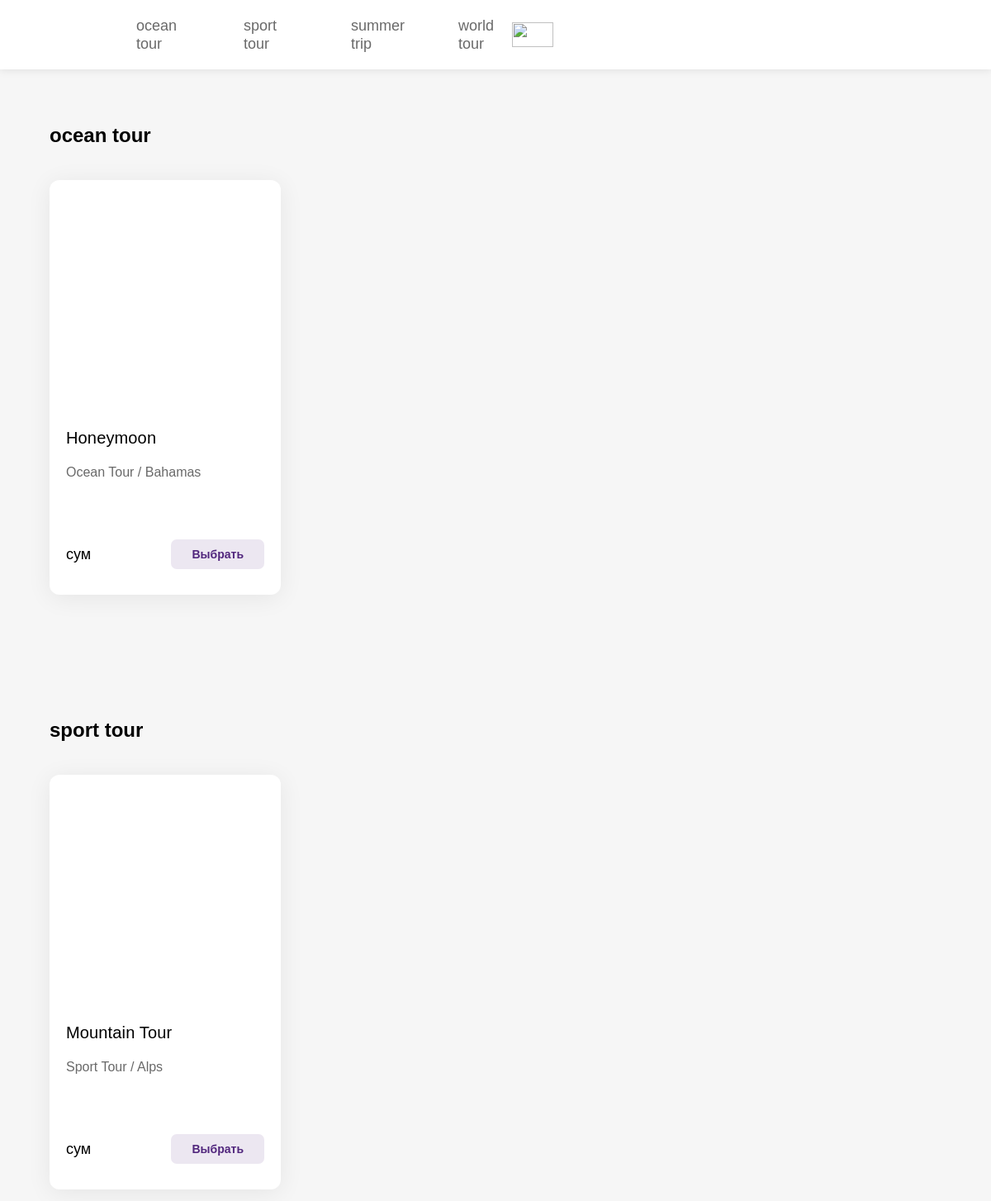
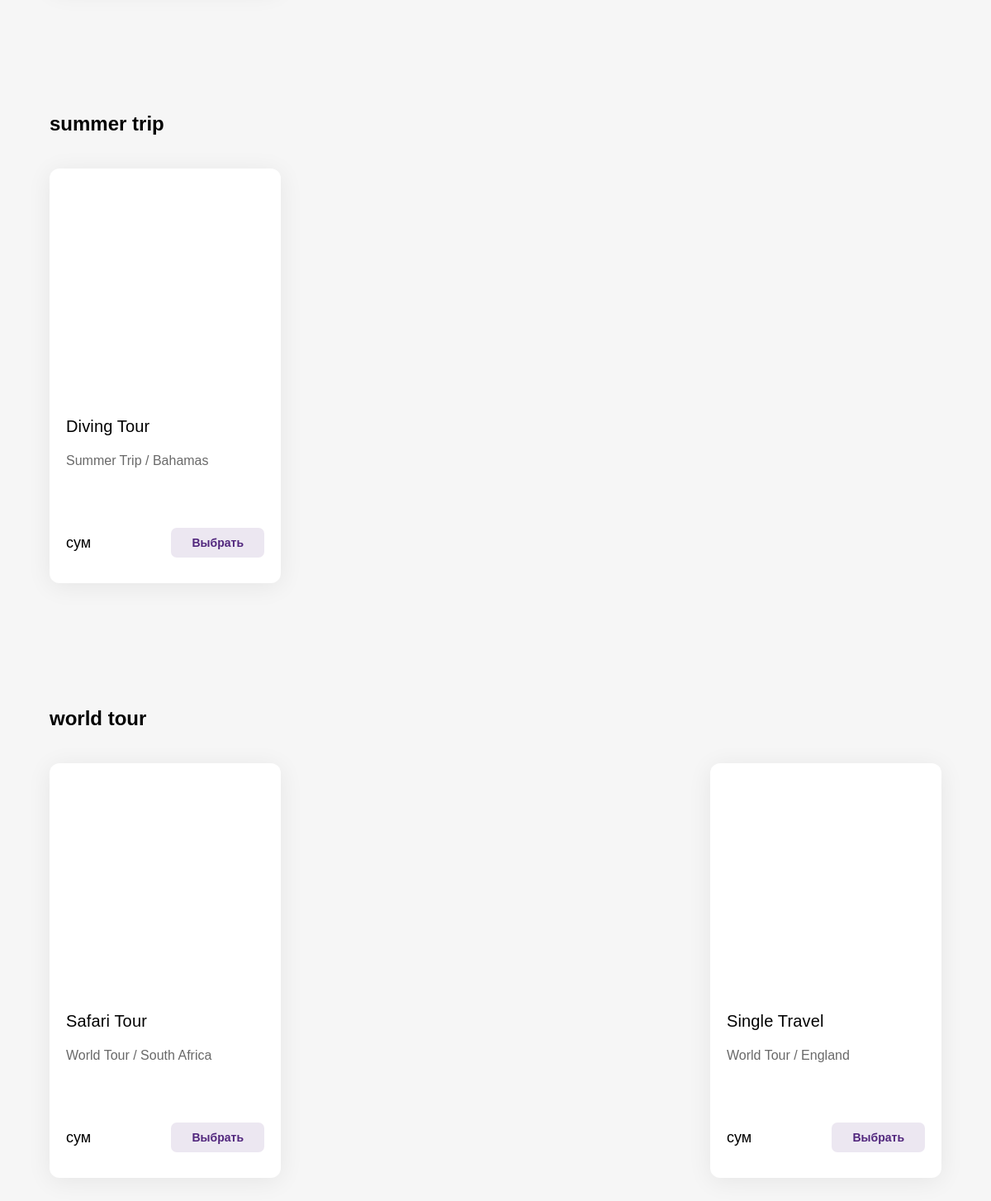
The page / on the database its author committed (2 pictures, top to bottom).
### turist/models.py (models this page shows)
class Category(models.Model):
    name = models.CharField(max_length=300)
    class Meta:
        ordering = ['name']

class Turist(models.Model):
    name = models.CharField(max_length=300, db_index=True)
    content = models.TextField()
    rasmi = models.CharField(max_length=400)
    category = models.ForeignKey('Category', on_delete=models.PROTECT)
    class Meta:
        ordering = ['pk']

### turist/views.py (the view)
# urls.py: path('', get_product),
def get_product(request):
    categories = Category.objects.all()
    products = Turist.objects.all()
    products_by = {}
    for c in categories:
        lst = []
        for p in products:
            if c == p.category:
                lst.append(p)
        if len(lst) != 0:
            products_by[c.name] = lst
    context = {
        "categories": categories,
        "products_by": products_by}
    return render(request, 'traveluz/turist.html', context)

### turist/templates/traveluz/turist.html
{% extends 'layout/base.html'%}
{% block content %}
{%load static %}
    {% for c , products in products_by.items %}
    <section>
        <h2>{{c}}</h2>
        <div class="container">
            {% for p in products %}
            <div class="item">
                <div class="image" style="width: 100%; height: 230px;padding-top: 30px"><img src="{{p.rasmi}}" alt="">
                </div>
                <p class="name">{{p.name}}</p>
                <p class="info">{{p.content}}</p>
                <div class="bottom">
                    <p class="price">{{p.price}} сум</p>
                    <button class="button">Выбрать</button>
                </div>
            </div>
            {% endfor %}
        </div>
    </section>
{% endfor %}
{% endblock %}

### turist/templates/layout/base.html (shortened to what this page needs)
{% load static %}
<!DOCTYPE html>
<html lang="en">
<head>
    <link rel="stylesheet" href="{% static "css/style.css" %}">
</head>
<body>
    <div class="header">
        <div class="menubutton">
            <a href="/"><img src="https://www.maxway.uz/logo.svg" alt="Logo" class="logo"></a>
            {% for c in categories %}
            <a class="menu" href="/{{c.pk}}/">{{c.name}}</a>
            {% endfor %}
            <img src="https://www.maxway.uz/images/Icons/shopping-cart.svg" style="height: 30px;;" alt="">
        </div>
    </div>
{% block content %}
{% endblock %}
</body>
</html>

### turist/static/css/style.css (style rules this page uses)
body { margin: 0 0 40px 0; background-color: #f6f6f6; font-family: 'Proxima-Nova', sans-serif; }
h2 { margin: 150px 0 0 60px; }
img { display: block; margin-left: auto; margin-right: auto; width: 100%; }
a { padding: 7px 15px; font-size: 18px; line-height: 22px; font-weight: 400; color: #696969; cursor: pointer; }
.container { display: flex; flex-wrap: wrap; justify-content: space-between; width: 90%; height: auto; margin: auto; }
.item { width: 240px; min-height: 200px; border-radius: 12px; background-color: white; padding: 20px; box-shadow: 0 4px 30px rgb(0 0 0 / 7%); margin-top: 40px; }
p.name { font-size: 20px; font-weight: 500; line-height: 24px; letter-spacing: 0.00735em; text-overflow: ellipsis; display: -webkit-box; -webkit-line-clamp: 1; -webkit-box-orient: vertical; }
p.info { color: #696969; margin: 0; font-size: 16px; line-height: 20px; font-weight: 200; height: 40px; overflow: hidden; text-overflow: ellipsis; display: -webkit-box; -webkit-line-clamp: 2; -webkit-box-orient: vertical; }
.bottom { width: 100%; min-height: 30px; background-color: white; display: flex; margin-top: 40px; justify-content: space-between; align-items: center; }
.price { font-style: normal; font-weight: 300; font-size: 18px; line-height: 22px; }
.button { color: #51267d; background-color: #51267d1c; padding: 10px 25px; border-radius: 7px; font-weight: 600; font-size: 14px; cursor: pointer; border-style: none; }
.header { width: 100%; min-height: 70px; background-color: white; position: fixed; margin-top: -150px; box-shadow: 0 1px 10px rgba(0, 0, 0, 0.096); z-index: 100; }
.menubutton { display: flex; justify-content: space-between; align-items: center; width: 50%; min-height: 70px; margin: 0 70px; }
.menu { display: flex; justify-content: space-between; align-items: center; width: 0; min-height: 70px; margin: 0 50px; }
.menu { text-decoration: none; }

### rows shown on the page
Category: name "ocean tour"
Category: name "sport tour"
Category: name "summer trip"
Category: name "world tour"
Turist: name "ocean tour", name "Honeymoon", content "Ocean Tour / Bahamas"
Turist: name "sport tour", name "Mountain Tour", content "Sport Tour / Alps"
Turist: name "summer trip", name "Diving Tour", content "Summer Trip / Bahamas"
Turist: name "world tour", name "Safari Tour", content "World Tour / South Africa"
Turist: name "Single Travel", content "World Tour / England"
